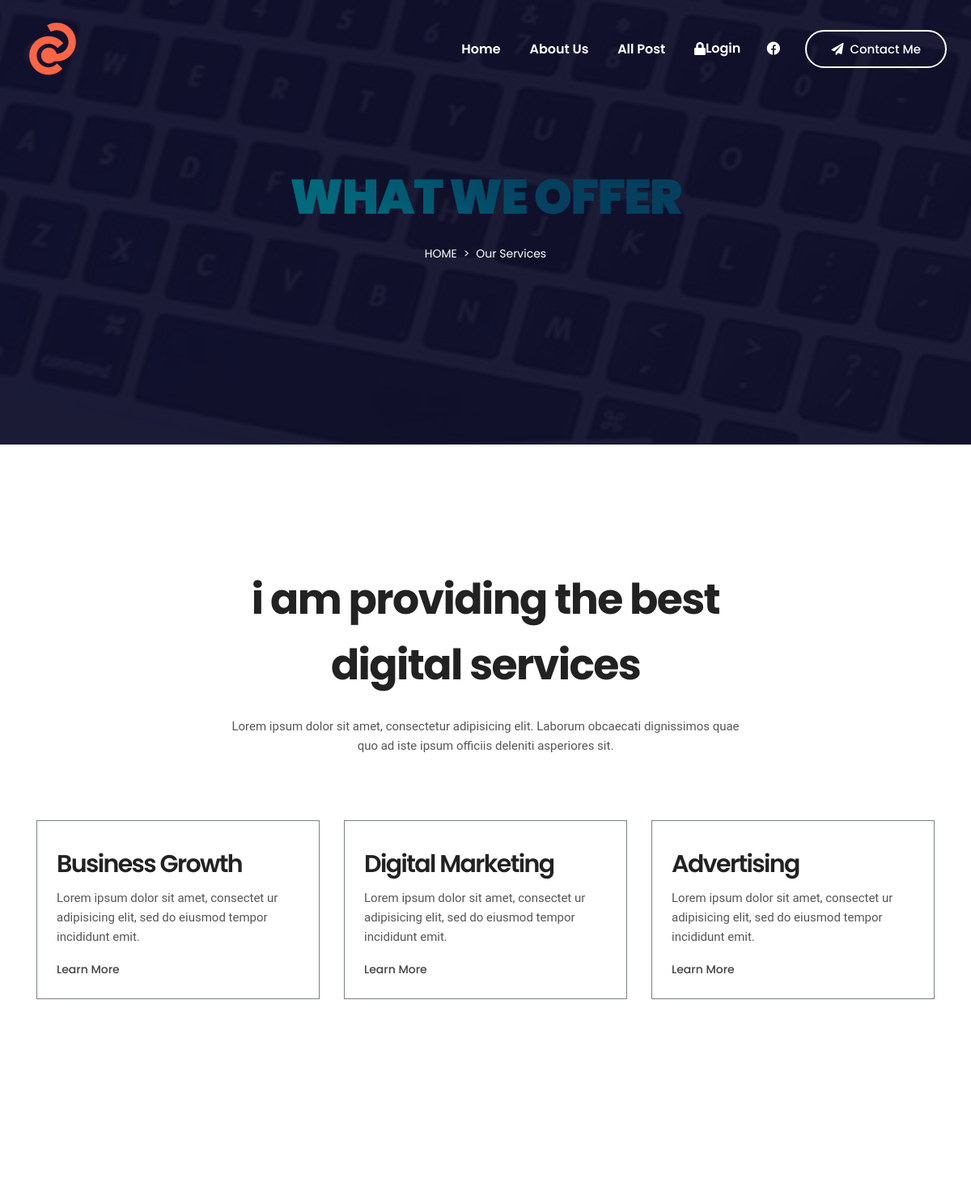
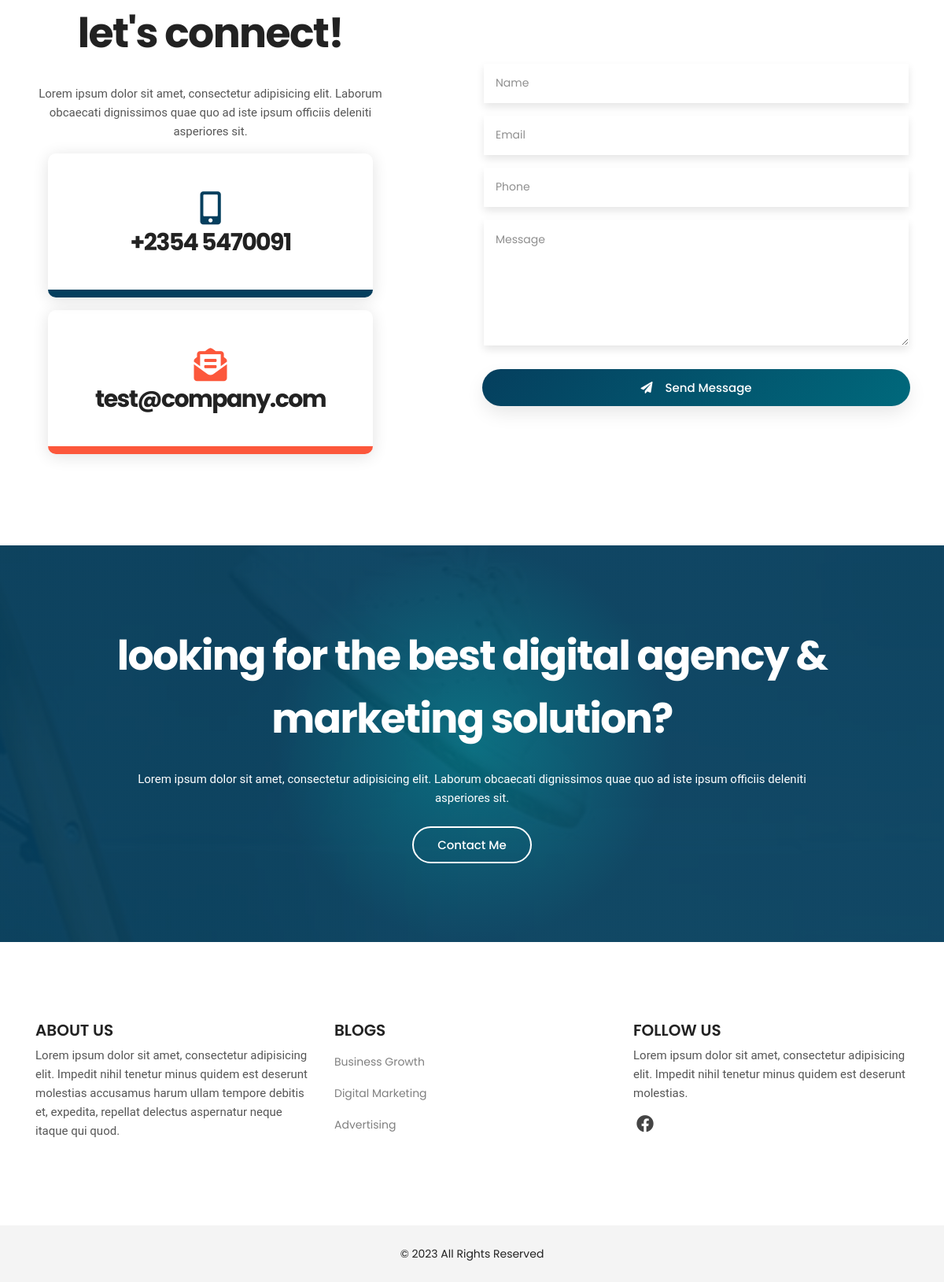
/services.php, run on the app's committed database (2 pictures, top to bottom).
### tables this page shows
CREATE TABLE `logo` (
  `id` int(11) NOT NULL,
  `xfile` varchar(1000) NOT NULL,
  `ufile` varchar(1000) NOT NULL,
  `updated_at` timestamp NOT NULL DEFAULT current_timestamp() ON UPDATE current_timestamp()
);

CREATE TABLE `social` (
  `id` int(11) NOT NULL,
  `name` varchar(150) NOT NULL,
  `fa` varchar(150) NOT NULL,
  `social_link` varchar(500) NOT NULL
);

CREATE TABLE `section_title` (
  `id` int(11) NOT NULL,
  `about_title` varchar(500) NOT NULL,
  `about_text` varchar(1000) NOT NULL,
  `why_title` varchar(500) NOT NULL,
  `why_text` varchar(1000) NOT NULL,
  `service_title` varchar(500) NOT NULL,
  `service_text` varchar(1000) NOT NULL,
  `port_title` varchar(500) NOT NULL,
  `port_text` varchar(1000) NOT NULL,
  `test_title` varchar(500) NOT NULL,
  `test_text` varchar(1000) NOT NULL,
  `contact_title` varchar(500) NOT NULL,
  `contact_text` varchar(1000) NOT NULL,
  `enquiry_title` varchar(500) NOT NULL,
  `enquiry_text` varchar(1000) NOT NULL
);

CREATE TABLE `service` (
  `id` int(11) NOT NULL,
  `service_title` varchar(500) NOT NULL,
  `service_desc` varchar(1000) NOT NULL,
  `service_detail` varchar(2000) NOT NULL,
  `ufile` varchar(1000) NOT NULL,
  `upadated_at` timestamp NOT NULL DEFAULT current_timestamp() ON UPDATE current_timestamp()
);

CREATE TABLE `sitecontact` (
  `id` int(11) NOT NULL,
  `phone1` varchar(150) NOT NULL,
  `phone2` varchar(150) NOT NULL,
  `email1` varchar(100) NOT NULL,
  `email2` varchar(100) NOT NULL,
  `longitude` varchar(100) NOT NULL,
  `latitude` varchar(150) NOT NULL,
  `updated_at` timestamp NOT NULL DEFAULT current_timestamp() ON UPDATE current_timestamp()
);

CREATE TABLE `siteconfig` (
  `id` int(11) NOT NULL,
  `site_keyword` varchar(1000) NOT NULL,
  `site_desc` varchar(500) NOT NULL,
  `site_title` varchar(300) NOT NULL,
  `site_about` varchar(1000) NOT NULL,
  `site_footer` varchar(1000) NOT NULL,
  `follow_text` varchar(1000) NOT NULL,
  `site_url` varchar(50) NOT NULL,
  `updated_at` timestamp NOT NULL DEFAULT current_timestamp() ON UPDATE current_timestamp()
);

### services.php (the view, shortened to what this page needs)
 <?php include "header.php";?>
        <section class="section breadcrumb-area overlay-dark d-flex align-items-center">
            <div class="container">
                <div class="row">
                    <div class="col-12">
                        <div class="breadcrumb-content text-center">
                            <h2 class="text-white text-uppercase mb-3">What we offer</h2>
                            <ol class="breadcrumb d-flex justify-content-center">
                                <li class="breadcrumb-item"><a class="text-uppercase text-white" href="index.html">Home</a></li>
                                <li class="breadcrumb-item text-white active">Our Services</li>
                            </ol>
                        </div>
                    </div>
                </div>
            </div>
        </section>
         <section id="service" class="section service-area ptb_150">
            <div class="shape shape-top">
            </div>
            <div class="container">
                <div class="row justify-content-center">
                    <div class="col-12 col-md-10 col-lg-7">
                        <div class="section-heading text-center">
                            <h2><?php print $service_title?></h2>
                            <p class="d-none d-sm-block mt-4"><?php print $service_text?></p>
                        </div>
                    </div>
                </div>
                <div class="row">
                <?php
				   $qs="SELECT * FROM  service ORDER BY id DESC";
 $r1 = mysqli_query($con,$qs);
while($rod = mysqli_fetch_array($r1))
{
	$id="$rod[id]";
	$serviceg="$rod[service_title]";
	$service_desc="$rod[service_desc]";
print "
<div class='col-12 col-md-6 col-lg-4'>
<div class='single-service p-4'  style='border: solid 1px #788282;'>
    <h3 class='my-3'>$serviceg</h3>
    <p>$service_desc</p>
    <a class='service-btn mt-3' href='servicedetail.php?id=$id'>Learn More</a>
</div>
</div>
";
}
?>
                   </div>
            </div>
            <div class="shape shape-bottom">
            </div>
        </section>
        <section id="contact" class="contact-area ptb_100">
            <div class="container">
                <div class="row justify-content-between align-items-center">
                    <div class="col-12 col-lg-5">
                        <div class="section-heading text-center mb-3">
                            <h2><?php print $contact_title ?></h2>
                            <p class="d-none d-sm-block mt-4"><?php print $contact_text ?></p>
                        </div>
                        <div class="contact-us">
                            <ul>
                                <li class="contact-info color-1 bg-hover active hover-bottom text-center p-5 m-3">
                                    <span><i class="fas fa-mobile-alt fa-3x"></i></span>
                                    <a class="d-block my-2" href="tel:<?php print $phone1 ?>">
                                        <h3><?php print $phone1 ?></h3>
                                    </a>
                                </li>
                                <li class="contact-info color-3 bg-hover active hover-bottom text-center p-5 m-3">
                                    <span><i class="fas fa-envelope-open-text fa-3x"></i></span>
                                    <a class="d-none d-sm-block my-2" href="mailto:<?php print $email1 ?>">
                                        <h3><?php print $email1 ?></h3>
                                    </a>
                                </li>
                            </ul>
                        </div>
                    </div>
                    <div class="col-12 col-lg-6 pt-4 pt-lg-0">
                        <div class="contact-box text-center">
<form action="" method="post" enctype="multipart/form-data">
                                <div class="row">
                                    <div class="col-12">
                                        <div class="form-group">
                                            <input type="text" class="form-control" name="name" placeholder="Name" required="required">
                                        </div>
                                        <div class="form-group">
                                            <input type="email" class="form-control" name="email" placeholder="Email" required="required">
                                        </div>
                                        <div class="form-group">
                                            <input type="text" class="form-control" name="phone" placeholder="Phone" required="required">
                                        </div>
                                    </div>
                                    <div class="col-12">
                                        <div class="form-group">
                                            <textarea class="form-control" name="message" placeholder="Message" required="required"></textarea>
                                        </div>
                                    </div>
                                    <div class="col-12">
                                        <button type="submit" class="btn btn-bordered active btn-block mt-3" name="save"><span class="text-white pr-3"><i class="fas fa-paper-plane"></i></span>Send Message</button>
                                    </div>
                                </div>
                            </form>
                        </div>
                    </div>
                </div>
            </div>
        </section>
        <section class="section cta-area bg-overlay ptb_100">
            <div class="container">
                <div class="row justify-content-center">
                    <div class="col-12 col-lg-10">
                        <div class="section-heading text-center m-0">
                            <h2 class="text-white"><?php print $enquiry_title; ?></h2>
                            <p class="text-white d-none d-sm-block mt-4"><?php print $enquiry_text; ?></p>
                            <a href="contact" class="btn btn-bordered-white mt-4">Contact Me</a>
                        </div>
                    </div>
                </div>
            </div>
        </section>
      <?php include "footer.php"; ?>

### header.php (shortened to what this page needs)
<?php include "z_db.php";?>
<!doctype html>
<html class="no-js" lang="en">
<?php
    $rrs=mysqli_query($con,"SELECT * FROM section_title Where id=1");
$rs = mysqli_fetch_array($rrs);
$enquiry_title="$rs[enquiry_title]";
$enquiry_text="$rs[enquiry_text]";
$contact_title="$rs[contact_title]";
$contact_text="$rs[contact_text]";
$service_title="$rs[service_title]";
$service_text="$rs[service_text]";
?>
<?php
    $rt=mysqli_query($con,"SELECT * FROM sitecontact where id=1");
    $tr = mysqli_fetch_array($rt);
    $phone1 = "$tr[phone1]";
    $email1 = "$tr[email1]";
?>
<head>
    <?php
    $rr=mysqli_query($con,"SELECT * FROM siteconfig where id=1");
    $r = mysqli_fetch_array($rr);
    $site_about = "$r[site_about]";
    $site_footer = "$r[site_footer]";
    $follow_text = "$r[follow_text]";
?>
    <link rel="stylesheet" href="assets/css/style.css">
    <link rel="stylesheet" href="assets/css/responsive.css">
</head>
<body>
    <div class="main overflow-hidden">
        <header id="header">
            <nav data-aos="zoom-out" data-aos-delay="800" class="navbar navbar-expand">
                <div class="container header">
                    <?php
    $rt=mysqli_query($con,"SELECT ufile FROM logo where id=1");
    $tr = mysqli_fetch_array($rt);
    $ufile = "$tr[ufile]";
?>
                    <a class="navbar-brand" href="index.php">
                        <img class="navbar-brand-regular" src="dashboard/uploads/logo/<?php print $ufile?>" alt="brand-logo">
                    </a>
                    <ul class="navbar-nav items">
                        <li class="nav-item">
                            <a class="nav-link" href="home">Home </a>
                        </li>
                        <li class="nav-item">
                            <a href="about" class="nav-link">About Us</a>
                        </li>
                        <li class="nav-item">
                            <a href="post.php" class="nav-link">All Post</a>
                        </li>
                       <li class="nav-item">
                            <a href="dashboard/login" class="nav-link"><i class="fa fa-lock"></i> Login</a>
                        </li>
                    </ul>
                    <ul class="navbar-nav icons">
                    <?php
   $q="SELECT * FROM  social ORDER BY id DESC LIMIT 5";
 $r123 = mysqli_query($con,$q);
while($ro = mysqli_fetch_array($r123))
{
    $fa="$ro[fa]";
    $social_link="$ro[social_link]";
print "
<li class='nav-item social'>
<a href='$social_link' class='nav-link'><i class='fab $fa'></i></a>
</li>
";
}?>
                    </ul>
                    <ul class="navbar-nav action">
                        <li class="nav-item ml-3">
                            <a href="contact" class="btn ml-lg-auto btn-bordered-white"><i class="fas fa-paper-plane contact-icon mr-md-2"></i>Contact Me</a>
                        </li>
                    </ul>
                </div>
            </nav>
        </header>

### footer.php (shortened to what this page needs)
<?php include "z_db.php";?>
  <footer class="section footer-area">
            <div class="footer-top ptb_100">
                <div class="container">
                    <div class="row">
                        <div class="col-12 col-sm-6 col-lg-4">
                            <div class="footer-items">
                            <h3 class="footer-title text-uppercase mb-2">About Us</h3>
                                <p class="mb-2"><?php print $site_about?></p>
                            </div>
                        </div>
                        <div class="col-12 col-sm-6 col-lg-4">
                            <div class="footer-items">
                                <h3 class="footer-title text-uppercase mb-2">Blogs</h3>
                                <ul>
 <?php
   $q="SELECT * FROM  service ORDER BY id DESC LIMIT 5";
 $r123 = mysqli_query($con,$q);
while($ro = mysqli_fetch_array($r123))
{
	$id="$ro[id]";
	$service_title="$ro[service_title]";
print "
<li class='py-2'><a class='text-black-50' href='servicedetail.php?id=$id'>$service_title</a></li>
";
}
?>
                                </ul>
                            </div>
                        </div>
                        <div class="col-12 col-sm-6 col-lg-4">
                            <div class="footer-items">
                                <h3 class="footer-title text-uppercase mb-2">Follow Us</h3>
                                <p class="mb-2"><?php print $follow_text ?></p>
                                <ul class="social-icons list-inline pt-2">
                                <?php
   $q="SELECT * FROM  social ORDER BY id DESC LIMIT 5";
 $r123 = mysqli_query($con,$q);
while($ro = mysqli_fetch_array($r123))
{
    $fa="$ro[fa]";
    $social_link="$ro[social_link]";
print "
<li class='list-inline-item px-1'><a href='$social_link'><i class='fab $fa'></i></a></li>
";
}
?>
                                </ul>
                            </div>
                        </div>
                    </div>
                </div>
            </div>
            <div class="footer-bottom bg-grey">
                <div class="container">
                    <div class="row">
                        <div class="col-12">
                            <div class="copyright-area d-flex flex-wrap justify-content-center text-center py-4">
                                <div class="copyright-center"><?php print $site_footer ?></div>
                            </div>
                        </div>
                    </div>
                </div>
            </div>
        </footer>
    </div>
</body>
</html>

### data on the page
logo: ufile (picture)
section_title: service_title "i am providing the best digital services", service_text "Lorem ipsum dolor sit amet, consectetur adipisicing elit. Laborum obcaecati dignissimos quae quo ad iste ipsum officiis deleniti asperiores sit.", contact_title "let's connect!", contact_text "Lorem ipsum dolor sit amet, consectetur adipisicing elit. Laborum obcaecati dignissimos quae quo ad iste ipsum officiis deleniti asperiores sit.", enquiry_title "looking for the best digital agency & marketing solution?", enquiry_text "Lorem ipsum dolor sit amet, consectetur adipisicing elit. Laborum obcaecati dignissimos quae quo ad iste ipsum officiis deleniti asperiores sit."
service: service_title "Business Growth", service_desc "Lorem ipsum dolor sit amet, consectet ur adipisicing elit, sed do eiusmod tempor incididunt emit."
service: service_title "Digital Marketing", service_desc "Lorem ipsum dolor sit amet, consectet ur adipisicing elit, sed do eiusmod tempor incididunt emit."
service: service_title "Advertising", service_desc "Lorem ipsum dolor sit amet, consectet ur adipisicing elit, sed do eiusmod tempor incididunt emit."
sitecontact: phone1 "+2354 5470091", email1 "test@company.com"
siteconfig: site_about "Lorem ipsum dolor sit amet, consectetur adipisicing elit. Impedit nihil tenetur minus quidem est deserunt molestias accusamus harum ullam tempore debitis et, expedita, repellat delectus aspernatur neque itaque qui quod.", follow_text "Lorem ipsum dolor sit amet, consectetur adipisicing elit. Impedit nihil tenetur minus quidem est deserunt molestias.", site_footer "© 2023 All Rights Reserved"
